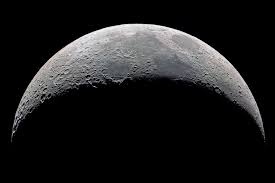
#> input picture ImageProcessing/Ch3-images/moon.jpg, 275 x 183 px
$ python P-3-28-BoxFilterKernels.py
#> lines starting #> are read from the running program, lines starting #| are printed output that depends on the picture
import cv2 as cv
import numpy as np

def blur(kernal, img):
    m = int(np.floor(len(kernal) / 2))
    n = int(np.floor(len(list(zip(*kernal)))) / 2)
    k = np.sum(kernal)
    rows, cols = img.shape                                                            # no of rows and cols
    blurred_img = np.zeros((rows, cols), np.uint8)                                    # new integer image is created
    for i in range(m, rows - m):
        for j in range(n, cols - n):
            sum = 0
            for x in range(-m, m + 1, 1):
                for y in range(-n, n + 1, 1):
                    sum = sum + (img[i + x, j + y] * kernal[m - x][n - y])            # sum of product of kernal elements with corresponding image elements
            sum = sum / k
            blurred_img[i, j] = sum
    return blurred_img
filepath="Ch3-images/moon.jpg"
img = cv.imread(filepath,0)
#> img: shape (183, 275); min 0, max 255, mean 29.4
kernal1 = [[1, 1, 1], [1, 1, 1], [1, 1, 1]]
kernal2 = [[1, 1, 1, 1, 1], [1, 1, 1, 1, 1], [1, 1, 1, 1, 1], [1, 1, 1, 1, 1], [1, 1, 1, 1, 1]]
kernal3 = [[1, 1, 1, 1, 1, 1, 1], [1, 1, 1, 1, 1, 1, 1], [1, 1, 1, 1, 1, 1, 1], [1, 1, 1, 1, 1, 1, 1], [1, 1, 1, 1, 1, 1, 1], [1, 1, 1, 1, 1, 1, 1], [1, 1, 1, 1, 1, 1, 1]]
blurred_img1 = blur(kernal1, img)
#> after the loop in blur, `for i in range(m, rows - m):`:
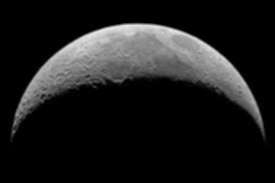
#> blurred_img: shape (183, 275); min 0, max 234, mean 29.3
blurred_img2 = blur(kernal2, img)
blurred_img3 = blur(kernal3, img)
#> after the loop in blur (call 3), `for i in range(m, rows - m):`:
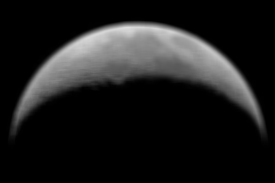
#> blurred_img: shape (183, 275); min 0, max 221, mean 29.2
imgs=np.hstack((img,blurred_img1,blurred_img2,blurred_img3))
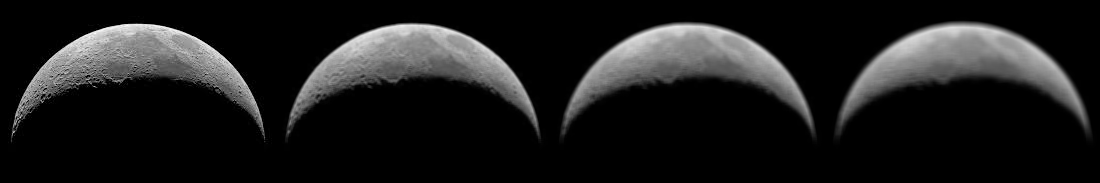
#> imgs: shape (183, 1100); min 0, max 255, mean 29.3
cv.imshow("Color:: A)Original image B)3*3 Box filter C)5*5 Box filter D)7*7 Box filter ",imgs)
cv.waitKey(0)
